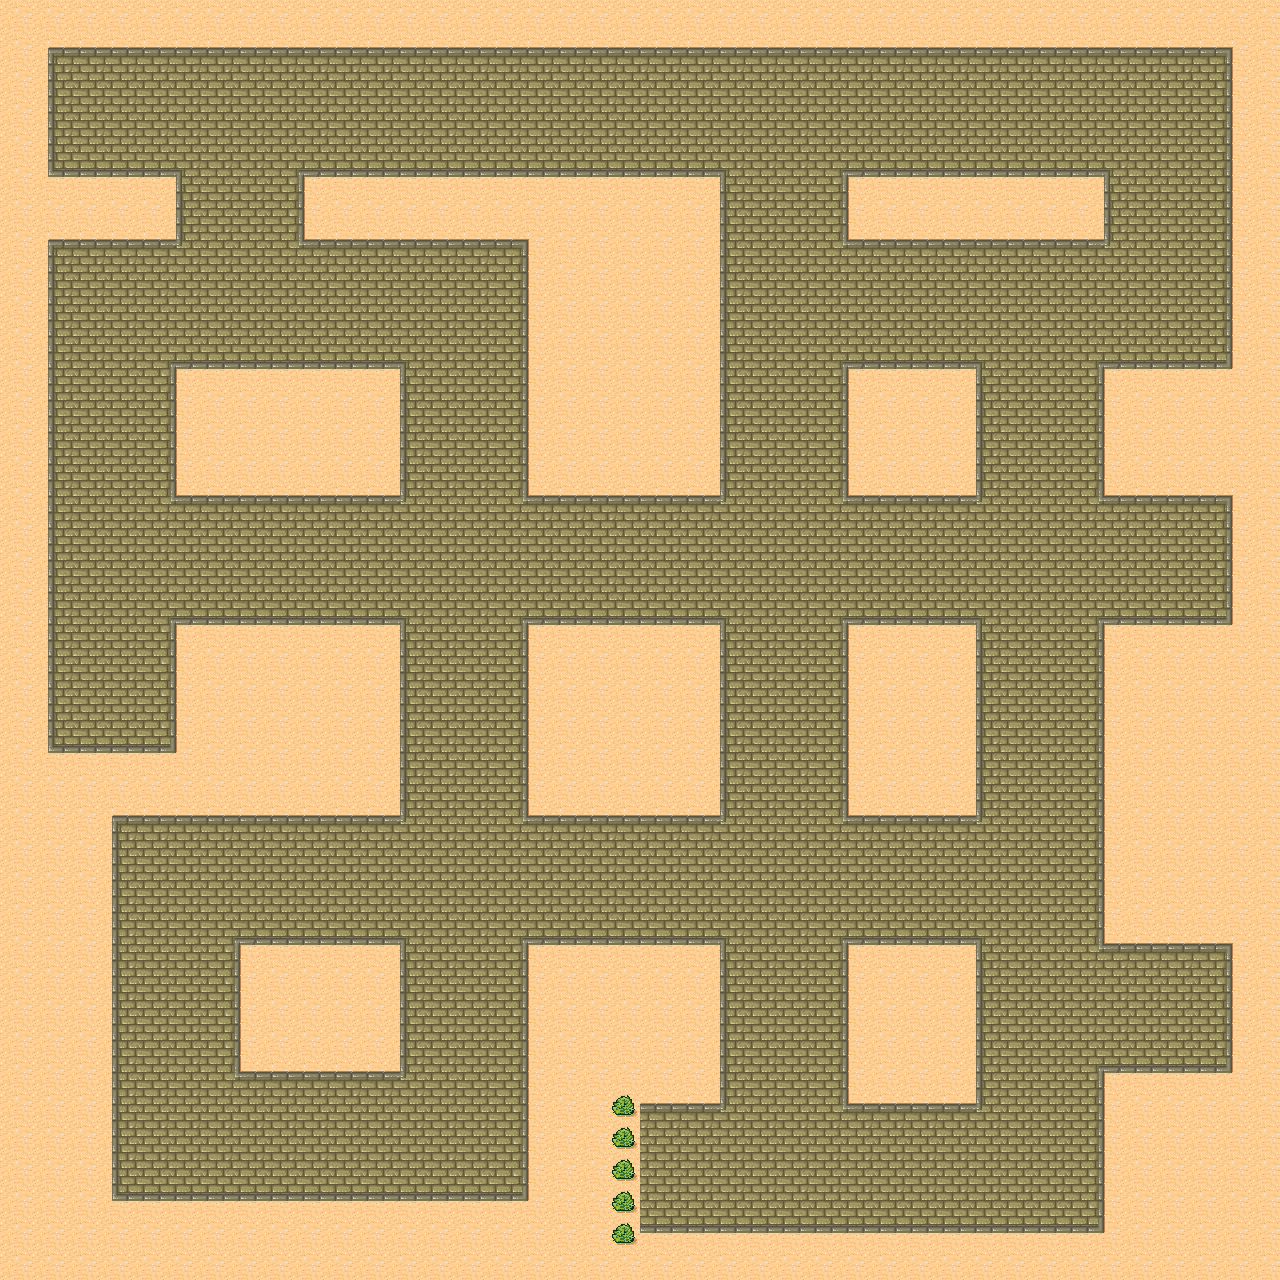

Rendered tile map (Tiled .tmx) drawn with the repository's tilesets; below, a short description and the map source with its tile grids summarised:
An orthogonal 40x40 tile map with 32x32 px tiles, 1 tile layer (Ground).

<map version="1.0" orientation="orthogonal" renderorder="right-down" width="40" height="40" tilewidth="32" tileheight="32" nextobjectid="1">
 <tileset firstgid="1" name="Maze" tilewidth="32" tileheight="32" spacing="1" margin="1" tilecount="48" columns="8">
  <image source="maze.png" width="265" height="199" />
  <terraintypes>
   <terrain name="Desert" tile="29" />
   <terrain name="Brick" tile="9" />
   <terrain name="Cobblestone" tile="33" />
   <terrain name="Dirt" tile="14" />
  </terraintypes>
  <tile id="0" terrain="0,0,0,1">
   <properties>
    <property name="Collidable" type="bool" value="true" />
   </properties>
  </tile>
  <tile id="1" terrain="0,0,1,1">
   <properties>
    <property name="Collidable" type="bool" value="true" />
   </properties>
  </tile>
  <tile id="2" terrain="0,0,1,0">
   <properties>
    <property name="Collidable" type="bool" value="true" />
   </properties>
  </tile>
  <tile id="3" terrain="3,3,3,0" />
  <tile id="4" terrain="3,3,0,3" />
  <tile id="5" terrain="0,0,0,3" />
  <tile id="6" terrain="0,0,3,3" />
  <tile id="7" terrain="0,0,3,0" />
  <tile id="8" terrain="0,1,0,1">
   <properties>
    <property name="Collidable" type="bool" value="true" />
   </properties>
  </tile>
  <tile id="9" terrain="1,1,1,1" />
  <tile id="10" terrain="1,0,1,0">
   <properties>
    <property name="Collidable" type="bool" value="true" />
   </properties>
  </tile>
  <tile id="11" terrain="3,0,3,3" />
  <tile id="12" terrain="0,3,3,3" />
  <tile id="13" terrain="0,3,0,3" />
  <tile id="14" terrain="3,3,3,3" />
  <tile id="15" terrain="3,0,3,0" />
  <tile id="16" terrain="0,1,0,0">
   <properties>
    <property name="Collidable" type="bool" value="true" />
   </properties>
  </tile>
  <tile id="17" terrain="1,1,0,0">
   <properties>
    <property name="Collidable" type="bool" value="true" />
   </properties>
  </tile>
  <tile id="18" terrain="1,0,0,0">
   <properties>
    <property name="Collidable" type="bool" value="true" />
   </properties>
  </tile>
  <tile id="19" terrain="1,1,1,0">
   <properties>
    <property name="Collidable" type="bool" value="true" />
   </properties>
  </tile>
  <tile id="20" terrain="1,1,0,1">
   <properties>
    <property name="Collidable" type="bool" value="true" />
   </properties>
  </tile>
  <tile id="21" terrain="0,3,0,0" />
  <tile id="22" terrain="3,3,0,0" />
  <tile id="23" terrain="3,0,0,0" />
  <tile id="24" terrain="0,0,0,2" />
  <tile id="25" terrain="0,0,2,2" />
  <tile id="26" terrain="0,0,2,0" />
  <tile id="27" terrain="1,0,1,1">
   <properties>
    <property name="Collidable" type="bool" value="true" />
   </properties>
  </tile>
  <tile id="28" terrain="0,1,1,1">
   <properties>
    <property name="Collidable" type="bool" value="true" />
   </properties>
  </tile>
  <tile id="29" terrain="0,0,0,0" />
  <tile id="30" terrain="0,0,0,0" probability="0.01" />
  <tile id="31" terrain="0,0,0,0" probability="0.01" />
  <tile id="32" terrain="0,2,0,2" />
  <tile id="33" terrain="2,2,2,2" />
  <tile id="34" terrain="2,0,2,0" />
  <tile id="35" terrain="2,2,2,0" />
  <tile id="36" terrain="2,2,0,2" />
  <tile id="37" terrain="0,0,0,0" probability="0.01" />
  <tile id="38" terrain="0,0,0,0" probability="0.01" />
  <tile id="39" terrain="0,0,0,0" probability="0.01" />
  <tile id="40" terrain="0,2,0,0" />
  <tile id="41" terrain="2,2,0,0" />
  <tile id="42" terrain="2,0,0,0" />
  <tile id="43" terrain="2,0,2,2" />
  <tile id="44" terrain="0,2,2,2" />
  <tile id="45" terrain="0,0,0,0" probability="0" />
  <tile id="46" terrain="0,0,0,0" probability="0.01" />
  <tile id="47" terrain="0,0,0,0" probability="0.01">
   <properties>
    <property name="Winnable" type="bool" value="true" />
   </properties>
  </tile>
 </tileset>
 <layer name="Ground" width="40" height="40">
  <data>[1600 cells, 1600 non-empty, 15 distinct tile ids]</data>
 </layer>
</map>
